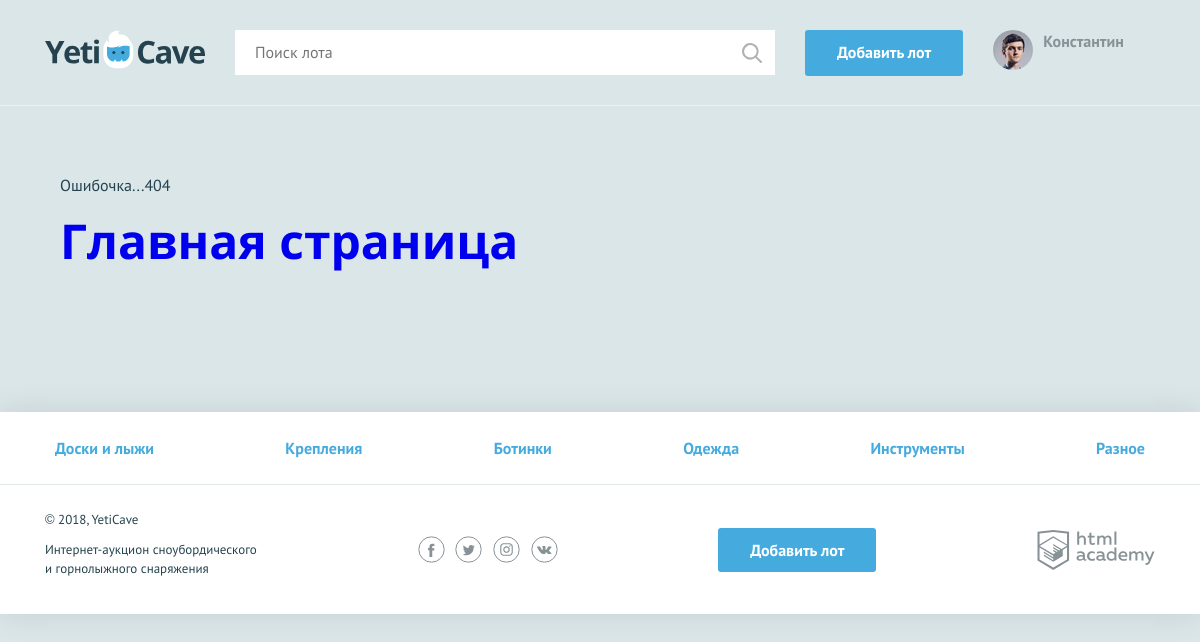
Page /error404.php on the committed database.
### tables this page shows
CREATE TABLE categories (
	id_category TINYINT AUTO_INCREMENT PRIMARY KEY,
	category_name CHAR(64) NOT NULL,
	category_name_alias CHAR(64) NOT NULL
);

### functions.php (called while the page is built, shortened)
<?php
function render_template($file_name, $data) {
	$file_path = __DIR__ . '/templates/' . "$file_name.php";
	if (is_readable($file_path)) {
		extract($data, EXTR_SKIP);
		require "$file_path";
		return ob_get_clean();
	}
	else  {
		return '';
	}
}
function connect_db($host = 'localhost', $username = 'root', $pwd = '', $db = 'yeticave') {
	$connect = mysqli_connect($host, $username, $pwd, $db)
		or die ('Ошибка подключения к БД ('. mysqli_connect_error($connect) .')');
	return $connect;
}
function get_categories($id_category = -1) {
    $sql_categories = "select
    id_category,
    category_name,
    category_name_alias
    from categories
    where (id_category = $id_category or $id_category = -1)";
	$result_categories = mysqli_query(connect_db(), $sql_categories);
	$categories = mysqli_fetch_all($result_categories, MYSQLI_ASSOC);
    return $categories;
}

### data.php (called while the page is built, shortened)
<?php
$is_auth = (bool) rand(0, 1);
$user_name = 'Константин';
$user_avatar = 'img/user.jpg';

### templates/layout.php (the view, shortened to what this page needs)
<!DOCTYPE html>
<html lang="ru">
<head>
    <link href="css/normalize.min.css" rel="stylesheet">
    <link href="css/style.css" rel="stylesheet">
</head>
<body>
<header class="main-header">
    <div class="main-header__container container">
        <a class="main-header__logo" href="index.php">
            <img src="img/logo.svg" width="160" height="39" alt="Логотип компании YetiCave">
        </a>
        <form class="main-header__search" method="get" action="https://echo.htmlacademy.ru">
            <input type="search" name="search" placeholder="Поиск лота">
            <input class="main-header__search-btn" type="submit" name="find" value="Найти">
        </form>
        <a class="main-header__add-lot button" href="add-lot.html">Добавить лот</a>
        <nav class="user-menu">
        <?php if ($is_auth): ?>
            <div class="user-menu__image">
                <img src="<?= $user_avatar; ?>" width="40" height="40" alt="Пользователь">
            </div>
            <div class="user-menu__logged">
                <p><?= $user_name; ?></p>
            </div>
        <?php endif; ?>
        </nav>
    </div>
</header>
<main class="container">
    <?= $content; ?>
</main>
<footer class="main-footer">
    <nav class="nav">
        <ul class="nav__list container">
            <?php foreach ($categories as $category): ?>
                <li class="nav__item">
                    <a href="all-lots.php?id_category=<?= htmlspecialchars($category['id_category']); ?>"><?= $category['category_name']; ?></a>
                </li>
            <?php endforeach; ?>
        </ul>
    </nav>
    <div class="main-footer__bottom container">
        <div class="main-footer__copyright">
            <p>© 2018, YetiCave</p>
            <p>Интернет-аукцион сноубордического и горнолыжного снаряжения</p>
        </div>
        <div class="main-footer__social social">
            <a class="social__link social__link--facebook" href="#">Facebook
            </a>
            <a class="social__link social__link--twitter" href="#">Twitter
            </a>
            <a class="social__link social__link--instagram" href="#">Instagram
            </a>
            <a class="social__link social__link--vkontakte" href="#">Вконтакте
            </a>
        </div>
        <a class="main-footer__add-lot button" href="add-lot.html">Добавить лот</a>
        <div class="main-footer__developed-by">
            <a class="logo-academy" href="https://htmlacademy.ru/intensive/php">HTML Academy
            </a>
        </div>
    </div>
</footer>
</body>
</html>

### templates/error404.php
<section class="lot-item container">
    <p>Ошибочка...404</p>
    <h2 class="promo__title"><a href="index.php">Главная страница</a></h2>
</section>

### error404.php
<?php
require_once 'functions.php';
require_once 'data.php';
$categories = get_categories();
$page_title = 'Упс';
$content_404 = render_template('error404', [
]);
$layout = render_template('layout', [
	'content' => $content_404,
    'is_auth' => $is_auth,
    'page_title' => $page_title,
    'user_name' => $user_name,
    'user_avatar' => $user_avatar,
    'categories' => $categories
]);
print($layout);

### css/style.css (style rules this page uses)
body { min-width: 1140px; background-color: #dbe6e9; font-family: "PT Sans", sans-serif; font-weight: 400; font-size: 16px; line-height: 26px; color: #25434e; }
a { text-decoration: none; }
h2 { margin: 0; font-family: "Open Sans", sans-serif; font-size: 28px; line-height: 35px; font-weight: 700; }
.container { width: 1110px; margin: 0 auto; padding: 0 15px; }
.button { display: block; padding: 9px 32px; background-color: #45abde; color: #ffffff; text-align: center; font-weight: 700; border: none; border-radius: 3px; }
.main-header { padding: 30px 0 29px; border-bottom: 1px solid rgba(255, 255, 255, 0.5); }
.main-header__container { display: -webkit-flex; display: -ms-flexbox; display: flex; -webkit-justify-content: flex-start; -ms-flex-pack: start; justify-content: flex-start; }
.main-header__logo { display: block; margin-right: 30px; }
.main-header__search { position: relative; width: 540px; margin-right: 30px; }
.main-header__search input[type="search"] { width: 100%; padding: 8px 19px 9px 19px; border: 1px solid #ffffff; }
.main-header__search-btn { content: ""; position: absolute; top: 3px; right: 3px; width: 20px; height: 20px; padding: 20px; background: url("../img/search.svg") center no-repeat; opacity: 0.3; border: 0; font-size: 0; }
.main-header__add-lot { max-width: 160px; margin-right: 30px; }
.user-menu { display: -webkit-flex; display: -ms-flexbox; display: flex; }
.user-menu__image { width: 40px; height: 40px; margin-right: 10px; border-radius: 50%; overflow: hidden; }
.user-menu__image img { width: 100%; height: 100%; }
.user-menu__logged { color: #879296; line-height: 22px; }
.user-menu__logged p { font-weight: 700; margin: 0; }
.main-footer { margin-top: 120px; background-color: #ffffff; box-shadow: 0 0 30px 0 rgba(0, 0, 0, 0.1); }
.main-footer__bottom { display: -webkit-flex; display: -ms-flexbox; display: flex; -webkit-justify-content: space-between; -ms-flex-pack: justify; justify-content: space-between; -webkit-align-items: center; -ms-flex-align: center; align-items: center; padding: 25px 0; }
.main-footer__copyright { max-width: 212px; }
.main-footer__copyright p { margin: 0; margin-bottom: 11px; font-size: 13px; line-height: 19px; }
.main-footer__social { width: 140px; }
.social { display: -webkit-flex; display: -ms-flexbox; display: flex; -webkit-justify-content: space-between; -ms-flex-pack: justify; justify-content: space-between; -webkit-flex-wrap: wrap; -ms-flex-wrap: wrap; flex-wrap: wrap; }
.social__link { width: 27px; height: 27px; font-size: 0; }
.logo-academy { display: block; width: 118px; height: 40px; font-size: 0; }
.nav { background-color: #ffffff; border-bottom: 1px solid #e1e6e7; }
.nav__list { display: -webkit-flex; display: -ms-flexbox; display: flex; -webkit-justify-content: space-between; -ms-flex-pack: justify; justify-content: space-between; -webkit-flex-wrap: wrap; -ms-flex-wrap: wrap; flex-wrap: wrap; list-style: none; }
.nav__item a { position: relative; display: block; padding: 12px 10px; font-weight: 700; color: #45abde; }
.nav__item a::before { content: ""; display: none; position: absolute; bottom: 0; width: calc(100% - 20px); height: 3px; background-color: #e2e5e6; }
.main-footer .nav__item a { padding: 23px 10px; }
.promo__title { margin: 0; margin-bottom: 18px; font-family: "Open Sans", sans-serif; font-size: 48px; line-height: 53px; font-weight: 700; }
.lot-item { padding-top: 50px; }
.lot-item h2 { padding-bottom: 25px; }

### rows in the picture
categories: category_name "Доски и лыжи"
categories: category_name "Крепления"
categories: category_name "Ботинки"
categories: category_name "Одежда"
categories: category_name "Инструменты"
categories: category_name "Разное"

### other values in the picture
$user_name "Константин"
